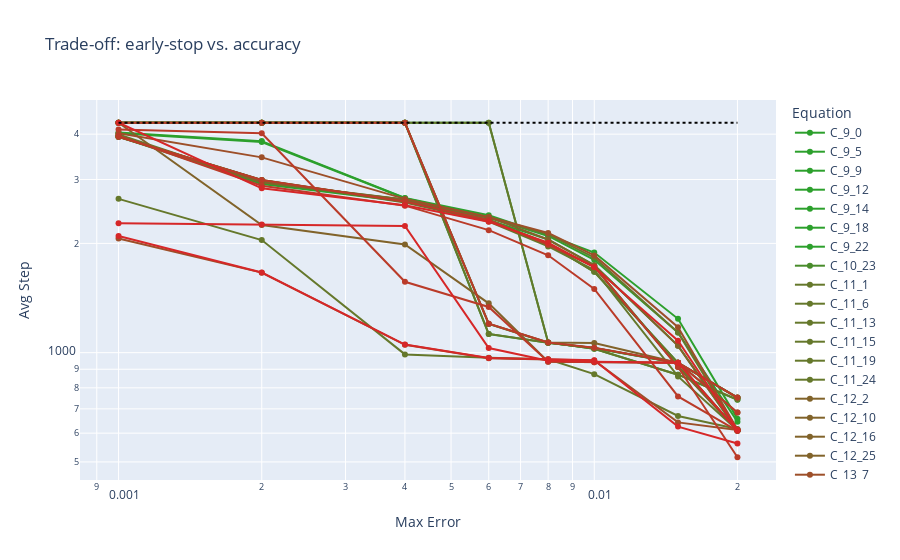

Notebook cell for this chart:
### Code cell
plot_tradeoff_curve(tradeoff_df)

### Figure 1 — Plotly figure (JSON) as saved in the notebook; plotly's stock layout.template omitted (floating-point values rounded to 4 significant figures)
{"data": [{"line": {"color": "#2ca02c"}, "mode": "lines+markers", "name": "C_9_0", "type": "scatter", "x": [0.001, 0.002, 0.004, 0.006, 0.008, 0.01, 0.015, 0.02], "y": [3942.0, 2917.0, 2610.0, 2321.0, 1993.0, 1670.0, 937.5, 610.0]}, {"line": {"color": "#2ca02c"}, "mode": "lines+markers", "name": "C_9_5", "type": "scatter", "x": [0.001, 0.002, 0.004, 0.006, 0.008, 0.01, 0.015, 0.02], "y": [3938.0, 2988.0, 2605.0, 2316.0, 1986.0, 1728.0, 917.5, 610.5]}, {"line": {"color": "#2ca02c"}, "mode": "lines+markers", "name": "C_9_9", "type": "scatter", "x": [0.001, 0.002, 0.004, 0.006, 0.008, 0.01, 0.015, 0.02], "y": [4042.0, 3827.0, 2668.0, 2390.0, 2107.0, 1888.0, 1240.0, 658.0]}, {"line": {"color": "#2ca02c"}, "mode": "lines+markers", "name": "C_9_12", "type": "scatter", "x": [0.001, 0.002, 0.004, 0.006, 0.008, 0.01, 0.015, 0.02], "y": [4300.0, 4300.0, 4300.0, 4300.0, 1067.0, 1025.0, 869.5, 741.5]}, {"line": {"color": "#2ca02c"}, "mode": "lines+markers", "name": "C_9_14", "type": "scatter", "x": [0.001, 0.002, 0.004, 0.006, 0.008, 0.01, 0.015, 0.02], "y": [3963.0, 2930.0, 2638.0, 2322.0, 2050.0, 1742.0, 1046.0, 611.0]}, {"line": {"color": "#2ca02c"}, "mode": "lines+markers", "name": "C_9_18", "type": "scatter", "x": [0.001, 0.002, 0.004, 0.006, 0.008, 0.01, 0.015, 0.02], "y": [4026.0, 3805.0, 2662.0, 2359.0, 2097.0, 1802.0, 1136.0, 645.5]}, {"line": {"color": "#2ca02c"}, "mode": "lines+markers", "name": "C_9_22", "type": "scatter", "x": [0.001, 0.002, 0.004, 0.006, 0.008, 0.01, 0.015, 0.02], "y": [4300.0, 4300.0, 4300.0, 1126.0, 1064.0, 1029.0, 937.0, 751.5]}, {"line": {"color": "#488c2b"}, "mode": "lines+markers", "name": "C_10_23", "type": "scatter", "x": [0.001, 0.002, 0.004, 0.006, 0.008, 0.01, 0.015, 0.02], "y": [4300.0, 4300.0, 4300.0, 1200.0, 1064.0, 1030.0, 937.0, 751.5]}, {"line": {"color": "#65782b"}, "mode": "lines+markers", "name": "C_11_1", "type": "scatter", "x": [0.001, 0.002, 0.004, 0.006, 0.008, 0.01, 0.015, 0.02], "y": [3942.0, 2990.0, 2611.0, 2324.0, 1994.0, 1670.0, 937.5, 610.0]}, {"line": {"color": "#65782b"}, "mode": "lines+markers", "name": "C_11_6", "type": "scatter", "x": [0.001, 0.002, 0.004, 0.006, 0.008, 0.01, 0.015, 0.02], "y": [2654.0, 2043.0, 989.0, 967.5, 958.5, 872.5, 669.0, 616.5]}, {"line": {"color": "#65782b"}, "mode": "lines+markers", "name": "C_11_13", "type": "scatter", "x": [0.001, 0.002, 0.004, 0.006, 0.008, 0.01, 0.015, 0.02], "y": [4300.0, 4300.0, 4300.0, 4300.0, 1067.0, 1024.0, 869.5, 743.0]}, {"line": {"color": "#65782b"}, "mode": "lines+markers", "name": "C_11_15", "type": "scatter", "x": [0.001, 0.002, 0.004, 0.006, 0.008, 0.01, 0.015, 0.02], "y": [3992.0, 2947.0, 2643.0, 2350.0, 2118.0, 1828.0, 1136.0, 612.0]}, {"line": {"color": "#65782b"}, "mode": "lines+markers", "name": "C_11_19", "type": "scatter", "x": [0.001, 0.002, 0.004, 0.006, 0.008, 0.01, 0.015, 0.02], "y": [3926.0, 2981.0, 2592.0, 2298.0, 1962.0, 1690.0, 860.0, 611.0]}, {"line": {"color": "#65782b"}, "mode": "lines+markers", "name": "C_11_24", "type": "scatter", "x": [0.001, 0.002, 0.004, 0.006, 0.008, 0.01, 0.015, 0.02], "y": [4300.0, 4300.0, 4300.0, 1126.0, 1066.0, 1030.0, 937.5, 751.5]}, {"line": {"color": "#81632a"}, "mode": "lines+markers", "name": "C_12_2", "type": "scatter", "x": [0.001, 0.002, 0.004, 0.006, 0.008, 0.01, 0.015, 0.02], "y": [3936.0, 2988.0, 2605.0, 2316.0, 1981.0, 1726.0, 913.5, 609.5]}, {"line": {"color": "#81632a"}, "mode": "lines+markers", "name": "C_12_10", "type": "scatter", "x": [0.001, 0.002, 0.004, 0.006, 0.008, 0.01, 0.015, 0.02], "y": [4300.0, 2246.0, 1986.0, 1368.0, 943.5, 941.5, 937.5, 684.0]}, {"line": {"color": "#81632a"}, "mode": "lines+markers", "name": "C_12_16", "type": "scatter", "x": [0.001, 0.002, 0.004, 0.006, 0.008, 0.01, 0.015, 0.02], "y": [3963.0, 2949.0, 2640.0, 2363.0, 2050.0, 1742.0, 1044.0, 610.0]}, {"line": {"color": "#81632a"}, "mode": "lines+markers", "name": "C_12_25", "type": "scatter", "x": [0.001, 0.002, 0.004, 0.006, 0.008, 0.01, 0.015, 0.02], "y": [4300.0, 4300.0, 4300.0, 1202.0, 1066.0, 1062.0, 938.5, 752.0]}, {"line": {"color": "#9d4f29"}, "mode": "lines+markers", "name": "C_13_7", "type": "scatter", "x": [0.001, 0.002, 0.004, 0.006, 0.008, 0.01, 0.015, 0.02], "y": [2062.0, 1662.0, 1051.0, 965.5, 957.0, 951.5, 642.5, 612.5]}, {"line": {"color": "#9d4f29"}, "mode": "lines+markers", "name": "C_13_20", "type": "scatter", "x": [0.001, 0.002, 0.004, 0.006, 0.008, 0.01, 0.015, 0.02], "y": [4025.0, 3452.0, 2652.0, 2365.0, 2138.0, 1854.0, 1176.0, 614.5]}, {"line": {"color": "#ba3b29"}, "mode": "lines+markers", "name": "C_14_3", "type": "scatter", "x": [0.001, 0.002, 0.004, 0.006, 0.008, 0.01, 0.015, 0.02], "y": [3936.0, 2989.0, 2608.0, 2320.0, 1982.0, 1726.0, 913.0, 515.0]}, {"line": {"color": "#ba3b29"}, "mode": "lines+markers", "name": "C_14_11", "type": "scatter", "x": [0.001, 0.002, 0.004, 0.006, 0.008, 0.01, 0.015, 0.02], "y": [4120.0, 4020.0, 1568.0, 1336.0, 943.5, 941.5, 938.0, 684.0]}, {"line": {"color": "#ba3b29"}, "mode": "lines+markers", "name": "C_14_17", "type": "scatter", "x": [0.001, 0.002, 0.004, 0.006, 0.008, 0.01, 0.015, 0.02], "y": [3957.0, 2884.0, 2542.0, 2176.0, 1854.0, 1498.0, 757.5, 608.5]}, {"line": {"color": "#ba3b29"}, "mode": "lines+markers", "name": "C_14_26", "type": "scatter", "x": [0.001, 0.002, 0.004, 0.006, 0.008, 0.01, 0.015, 0.02], "y": [4300.0, 4300.0, 4300.0, 1201.0, 1067.0, 1032.0, 938.5, 752.0]}, {"line": {"color": "#d62728"}, "mode": "lines+markers", "name": "C_15_4", "type": "scatter", "x": [0.001, 0.002, 0.004, 0.006, 0.008, 0.01, 0.015, 0.02], "y": [2274.0, 2255.0, 2233.0, 1030.0, 949.5, 944.0, 937.5, 610.0]}, {"line": {"color": "#d62728"}, "mode": "lines+markers", "name": "C_15_8", "type": "scatter", "x": [0.001, 0.002, 0.004, 0.006, 0.008, 0.01, 0.015, 0.02], "y": [2097.0, 1662.0, 1052.0, 966.5, 959.0, 953.5, 625.5, 562.0]}, {"line": {"color": "#d62728"}, "mode": "lines+markers", "name": "C_15_21", "type": "scatter", "x": [0.001, 0.002, 0.004, 0.006, 0.008, 0.01, 0.015, 0.02], "y": [4300.0, 2836.0, 2549.0, 2296.0, 2009.0, 1718.0, 1079.0, 613.0]}, {"line": {"color": "black", "dash": "dot", "width": 2}, "mode": "lines", "name": "max_step", "type": "scatter", "x": [0.001, 0.002, 0.004, 0.006, 0.008, 0.01, 0.015, 0.02], "y": [4300, 4300, 4300, 4300, 4300, 4300, 4300, 4300]}], "layout": {"legend": {"title": {"text": "Equation"}}, "title": {"text": "Trade-off: early-stop vs. accuracy"}, "xaxis": {"title": {"text": "Max Error"}, "type": "log"}, "yaxis": {"title": {"text": "Avg Step"}, "type": "log"}}}
